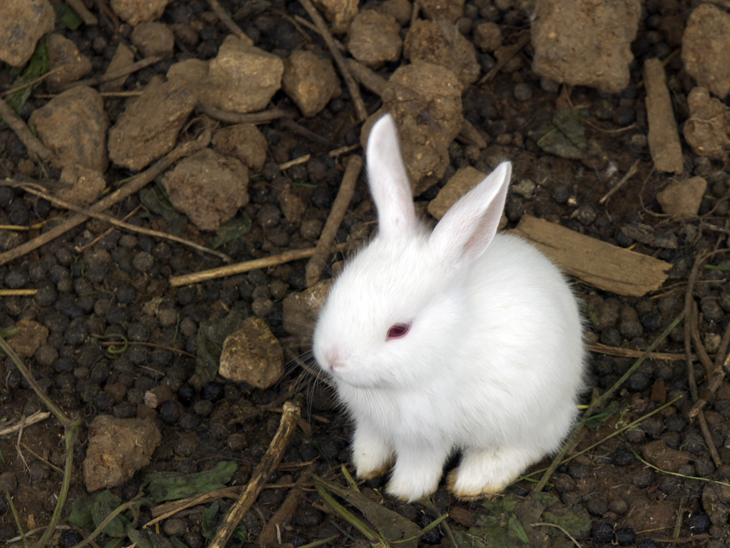
%> input picture otiusa.jpg, 730 x 548 px
$ octave print9_2.m   (GNU Octave 9; MATLAB toolbox functions it lacks are replaced by stand-ins)
%> lines starting %> are read from the running program, lines starting %| are printed output that depends on the picture; in (x1, y1, x2, y2) boxes, pixels count from 0 and x2, y2 are one past the last pixel; in counts of white or black regions, pixels touching at a corner belong together; the program's own positions count from 1
img = imread('otiusa.jpg');
%> img is the input picture: size 548x730x3 uint8; mean R, G, B 85.1, 77, 65.5
[x,y,z] = size(img);
%> x = 548; y = 730; z = 3
r = img(:,:,1);
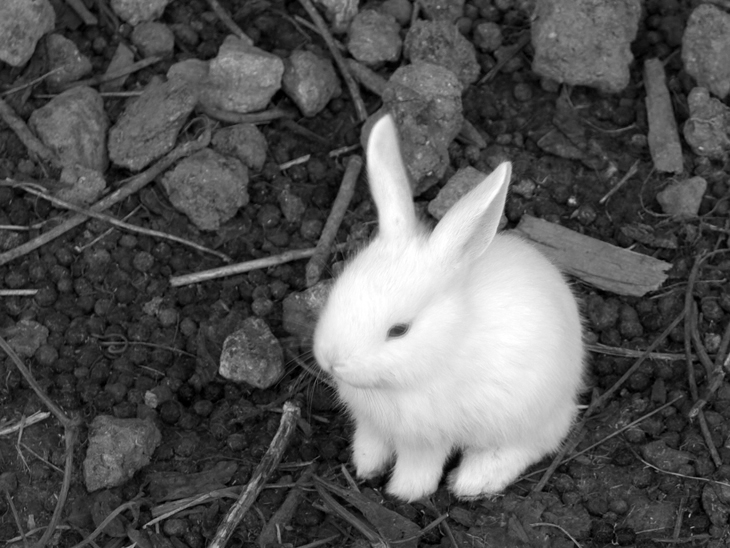
%> r: size 548x730 uint8; min 0, max 255, mean 85.1
g = img(:,:,2);
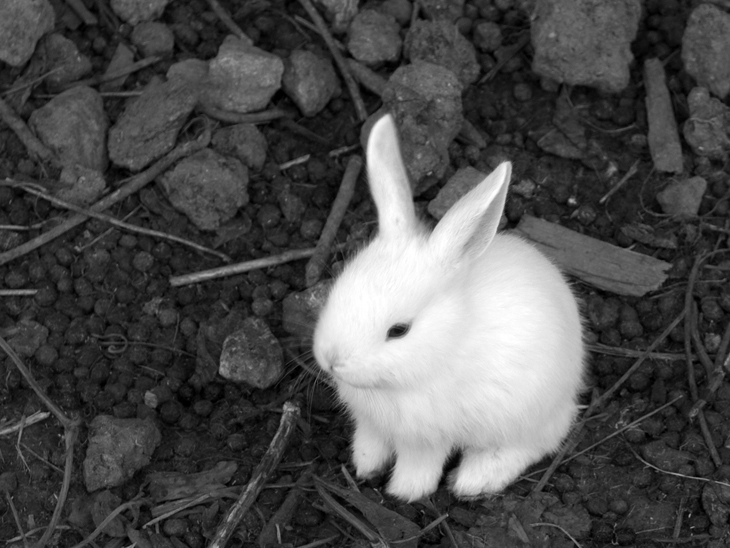
%> g: size 548x730 uint8; min 0, max 255, mean 77
b = img(:,:,3);
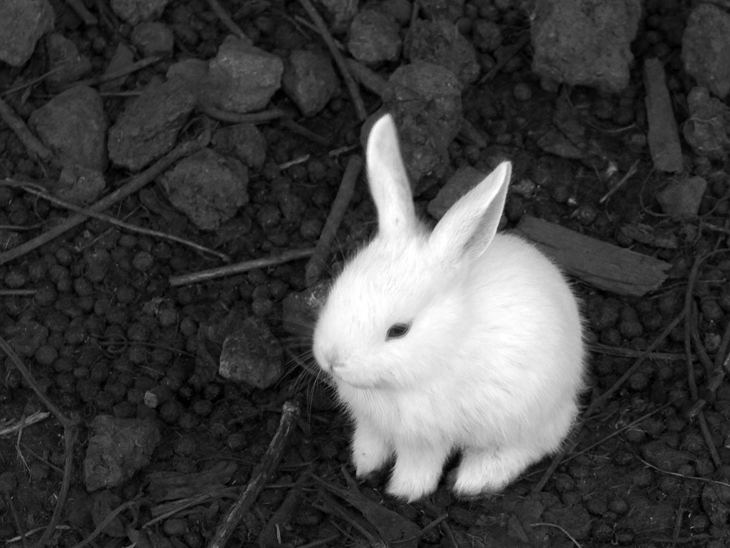
%> b: size 548x730 uint8; min 0, max 255, mean 65.5
gray = 0.3*r+0.59*g+0.11*b;
gray2 = bitshift(gray, -4)*17;
gray3 = bitshift(gray, -6)*85;
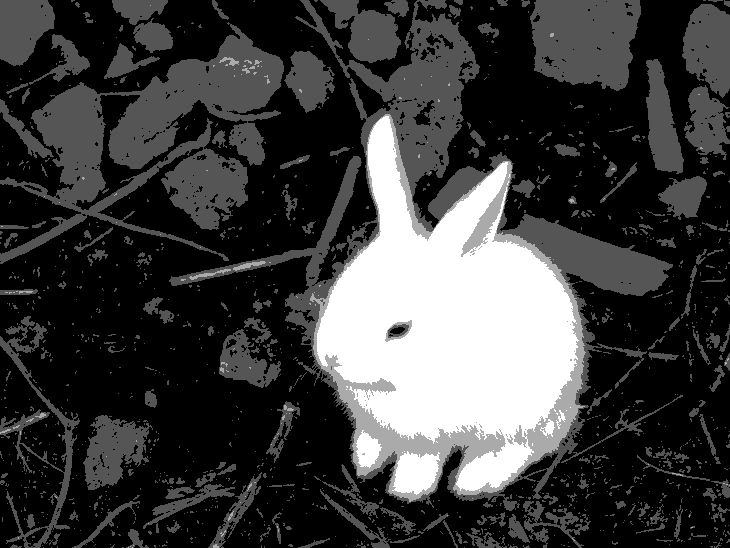
%> gray3: size 548x730 uint8; min 0, max 255, mean 61.1
gray4 = bitshift(gray, -7)*255;
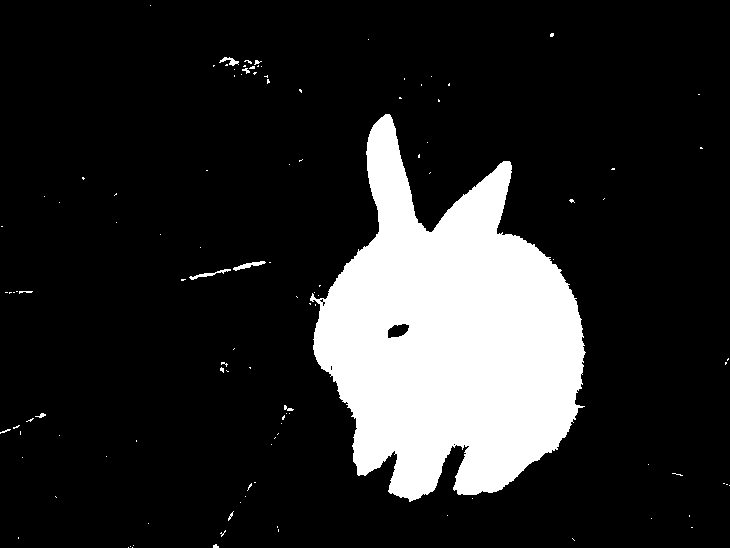
%> gray4: size 548x730 uint8; 16% white; 113 white regions (102 under 20 px), largest, box (x1, y1, x2, y2) and area: (310, 114, 586, 502) 62998, (233, 261, 266, 271) 124, (189, 269, 231, 280) 116

imshow(gray);
figure(2);
imshow(gray2);
figure(3);
imshow(gray3);
figure(4);
imshow(gray4);

$ run again, with hausa.jpg copied over otiusa.jpg
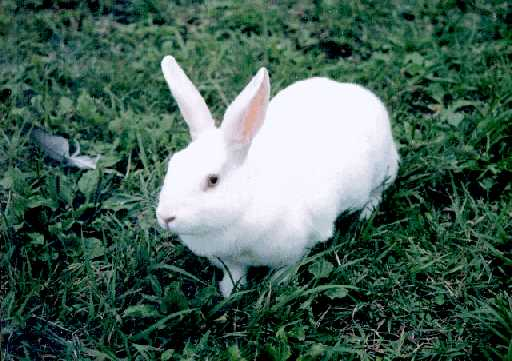
%> input picture hausa.jpg, 512 x 361 px
%> img is the input picture: size 361x512x3 uint8; mean R, G, B 72.4, 99.4, 88.1
%> `gray3 = bitshift(gray, -6)*85;`:
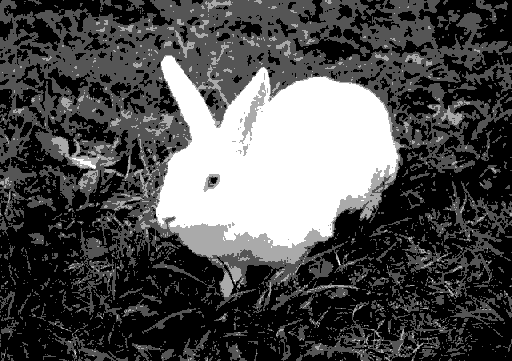
%> gray3: size 361x512 uint8; min 0, max 255, mean 79.4
%> `gray4 = bitshift(gray, -7)*255;`:
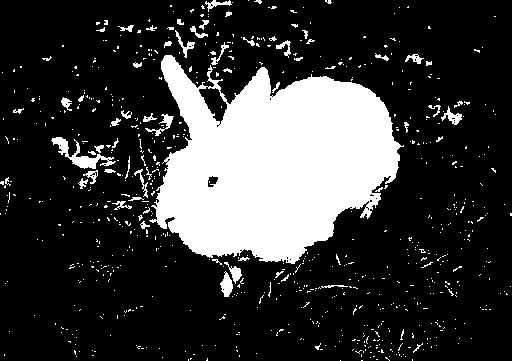
%> gray4: size 361x512 uint8; 21.7% white; 751 white regions (692 under 20 px), largest, box (x1, y1, x2, y2) and area: (149, 55, 404, 264) 34287, (51, 137, 116, 169) 603, (220, 271, 233, 297) 201
